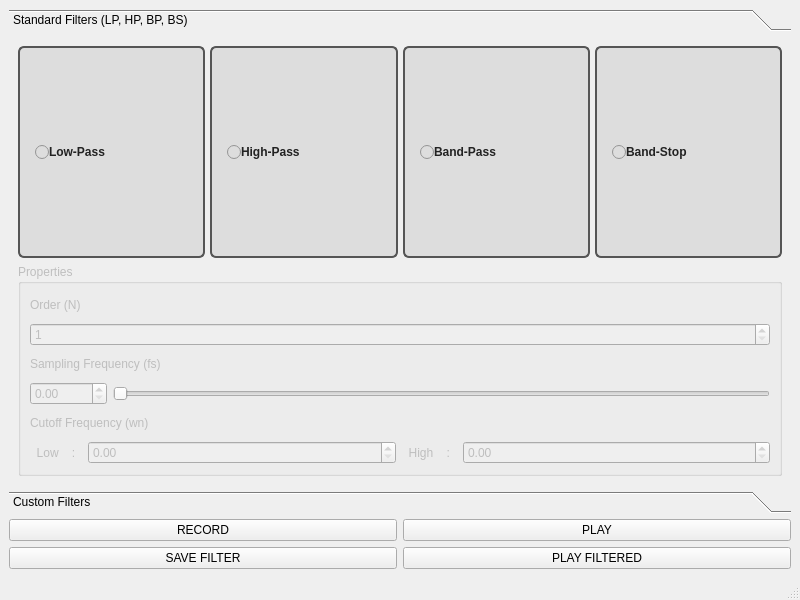
<?xml version="1.0" encoding="UTF-8"?>
<ui version="4.0">
 <class>MainWindow</class>
 <widget class="QMainWindow" name="MainWindow">
  <property name="geometry">
   <rect>
    <x>0</x>
    <y>0</y>
    <width>800</width>
    <height>600</height>
   </rect>
  </property>
  <property name="windowTitle">
   <string>MainWindow</string>
  </property>
  <widget class="QWidget" name="centralwidget">
   <layout class="QVBoxLayout" name="verticalLayout">
    <item>
     <widget class="QToolBox" name="standardproperty">
      <property name="currentIndex">
       <number>0</number>
      </property>
      <widget class="QWidget" name="page">
       <property name="geometry">
        <rect>
         <x>0</x>
         <y>0</y>
         <width>778</width>
         <height>409</height>
        </rect>
       </property>
       <attribute name="label">
        <string>Standard Filters (LP, HP, BP, BS)</string>
       </attribute>
       <layout class="QVBoxLayout" name="verticalLayout_2">
        <item>
         <layout class="QHBoxLayout" name="buttonGroup">
          <property name="spacing">
           <number>5</number>
          </property>
          <property name="sizeConstraint">
           <enum>QLayout::SizeConstraint::SetDefaultConstraint</enum>
          </property>
          <property name="topMargin">
           <number>0</number>
          </property>
          <item>
           <widget class="QRadioButton" name="lpButton">
            <property name="sizePolicy">
             <sizepolicy hsizetype="Minimum" vsizetype="Minimum">
              <horstretch>0</horstretch>
              <verstretch>0</verstretch>
             </sizepolicy>
            </property>
            <property name="styleSheet">
             <string notr="true">QRadioButton {
    spacing: 0px;
    border: 2px solid #555;
    border-radius: 6px;
    padding: 5px 15px;
    background-color: #ddd;
    color: #222;
    font-weight: bold;
}

QRadioButton::indicator {
    image: none;
}

QRadioButton:hover {
    background-color: #eee;
}

QRadioButton:checked {
    background-color: #2196F3;
    color: white;
    border: 2px solid #1976D2;
}</string>
            </property>
            <property name="text">
             <string>Low-Pass</string>
            </property>
           </widget>
          </item>
          <item>
           <widget class="QRadioButton" name="hpButton">
            <property name="sizePolicy">
             <sizepolicy hsizetype="Minimum" vsizetype="Minimum">
              <horstretch>0</horstretch>
              <verstretch>0</verstretch>
             </sizepolicy>
            </property>
            <property name="styleSheet">
             <string notr="true">QRadioButton {
    spacing: 0px;
    border: 2px solid #555;
    border-radius: 6px;
    padding: 5px 15px;
    background-color: #ddd;
    color: #222;
    font-weight: bold;
}

QRadioButton::indicator {
    image: none;
}

QRadioButton:hover {
    background-color: #eee;
}

QRadioButton:checked {
    background-color: #FF9800;
    color: white;
    border: 2px solid #F57C00;
}</string>
            </property>
            <property name="text">
             <string>High-Pass</string>
            </property>
           </widget>
          </item>
          <item>
           <widget class="QRadioButton" name="bpButton">
            <property name="sizePolicy">
             <sizepolicy hsizetype="Minimum" vsizetype="Minimum">
              <horstretch>0</horstretch>
              <verstretch>0</verstretch>
             </sizepolicy>
            </property>
            <property name="styleSheet">
             <string notr="true">QRadioButton {
    spacing: 0px;
    border: 2px solid #555;
    border-radius: 6px;
    padding: 5px 15px;
    background-color: #ddd;
    color: #222;
    font-weight: bold;
}

QRadioButton::indicator {
    image: none;
}

QRadioButton:hover {
    background-color: #eee;
}

QRadioButton:checked {
    background-color: #4CAF50;
    color: white;
    border: 2px solid #388E3C;
}</string>
            </property>
            <property name="text">
             <string>Band-Pass</string>
            </property>
           </widget>
          </item>
          <item>
           <widget class="QRadioButton" name="bsButton">
            <property name="sizePolicy">
             <sizepolicy hsizetype="Minimum" vsizetype="Minimum">
              <horstretch>0</horstretch>
              <verstretch>0</verstretch>
             </sizepolicy>
            </property>
            <property name="styleSheet">
             <string notr="true">QRadioButton {
    spacing: 0px;
    border: 2px solid #555;
    border-radius: 6px;
    padding: 5px 15px;
    background-color: #ddd;
    color: #222;
    font-weight: bold;
}

QRadioButton::indicator {
    image: none;
}

QRadioButton:hover {
    background-color: #eee;
}

QRadioButton:checked {
    background-color: #F44336;
    color: white;
    border: 2px solid #D32F2F;
}</string>
            </property>
            <property name="text">
             <string>Band-Stop</string>
            </property>
           </widget>
          </item>
         </layout>
        </item>
        <item>
         <widget class="QGroupBox" name="groupBox">
          <property name="enabled">
           <bool>false</bool>
          </property>
          <property name="title">
           <string>Properties</string>
          </property>
          <layout class="QVBoxLayout" name="verticalLayout_3">
           <item>
            <widget class="QLabel" name="orderLabel">
             <property name="text">
              <string>Order (N)</string>
             </property>
            </widget>
           </item>
           <item>
            <widget class="QSpinBox" name="orderSpin">
             <property name="minimum">
              <number>1</number>
             </property>
             <property name="maximum">
              <number>10</number>
             </property>
            </widget>
           </item>
           <item>
            <widget class="QLabel" name="samplingLabel">
             <property name="text">
              <string>Sampling Frequency (fs)</string>
             </property>
            </widget>
           </item>
           <item>
            <layout class="QHBoxLayout" name="samplingLayout">
             <item>
              <widget class="QDoubleSpinBox" name="samplingSpin">
               <property name="maximum">
                <double>96000.000000000000000</double>
               </property>
               <property name="singleStep">
                <double>1000.000000000000000</double>
               </property>
               <property name="stepType">
                <enum>QAbstractSpinBox::StepType::DefaultStepType</enum>
               </property>
              </widget>
             </item>
             <item>
              <widget class="QSlider" name="samplingSlider">
               <property name="maximum">
                <number>96000</number>
               </property>
               <property name="singleStep">
                <number>100</number>
               </property>
               <property name="orientation">
                <enum>Qt::Orientation::Horizontal</enum>
               </property>
              </widget>
             </item>
            </layout>
           </item>
           <item>
            <widget class="QLabel" name="cutoffLabel">
             <property name="text">
              <string>Cutoff Frequency (wn)</string>
             </property>
            </widget>
           </item>
           <item>
            <layout class="QHBoxLayout" name="cutoffLayout">
             <item>
              <widget class="QLabel" name="label">
               <property name="sizePolicy">
                <sizepolicy hsizetype="Maximum" vsizetype="Preferred">
                 <horstretch>0</horstretch>
                 <verstretch>0</verstretch>
                </sizepolicy>
               </property>
               <property name="text">
                <string>  Low    :  </string>
               </property>
              </widget>
             </item>
             <item>
              <widget class="QDoubleSpinBox" name="cutoffSpin1">
               <property name="singleStep">
                <double>1000.000000000000000</double>
               </property>
              </widget>
             </item>
             <item>
              <widget class="QLabel" name="label_2">
               <property name="sizePolicy">
                <sizepolicy hsizetype="Maximum" vsizetype="Preferred">
                 <horstretch>0</horstretch>
                 <verstretch>0</verstretch>
                </sizepolicy>
               </property>
               <property name="text">
                <string>  High    :  </string>
               </property>
              </widget>
             </item>
             <item>
              <widget class="QDoubleSpinBox" name="cutoffSpin2">
               <property name="enabled">
                <bool>false</bool>
               </property>
               <property name="singleStep">
                <double>1000.000000000000000</double>
               </property>
              </widget>
             </item>
            </layout>
           </item>
          </layout>
         </widget>
        </item>
       </layout>
      </widget>
      <widget class="QWidget" name="page_2">
       <property name="geometry">
        <rect>
         <x>0</x>
         <y>0</y>
         <width>778</width>
         <height>409</height>
        </rect>
       </property>
       <attribute name="label">
        <string>Custom Filters</string>
       </attribute>
      </widget>
     </widget>
    </item>
    <item>
     <layout class="QGridLayout" name="gridLayout">
      <item row="0" column="1">
       <widget class="QPushButton" name="play">
        <property name="text">
         <string>PLAY</string>
        </property>
       </widget>
      </item>
      <item row="1" column="1">
       <widget class="QPushButton" name="playFiltered">
        <property name="text">
         <string>PLAY FILTERED</string>
        </property>
       </widget>
      </item>
      <item row="0" column="0">
       <widget class="QPushButton" name="record">
        <property name="text">
         <string>RECORD</string>
        </property>
       </widget>
      </item>
      <item row="1" column="0">
       <widget class="QPushButton" name="saveFilter">
        <property name="text">
         <string>SAVE FILTER</string>
        </property>
       </widget>
      </item>
     </layout>
    </item>
   </layout>
  </widget>
  <widget class="QStatusBar" name="statusbar"/>
 </widget>
 <resources/>
 <connections/>
</ui>
